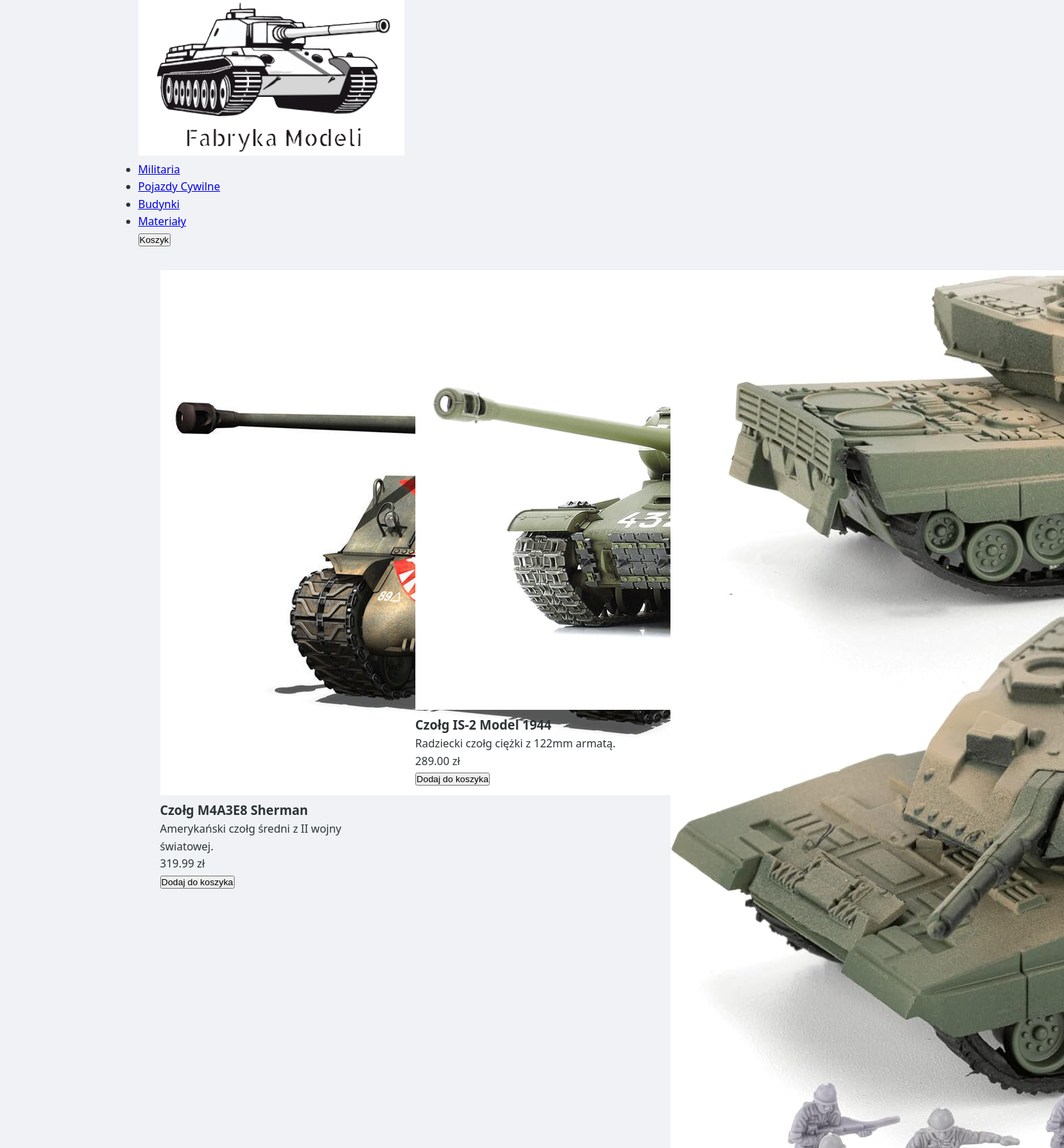
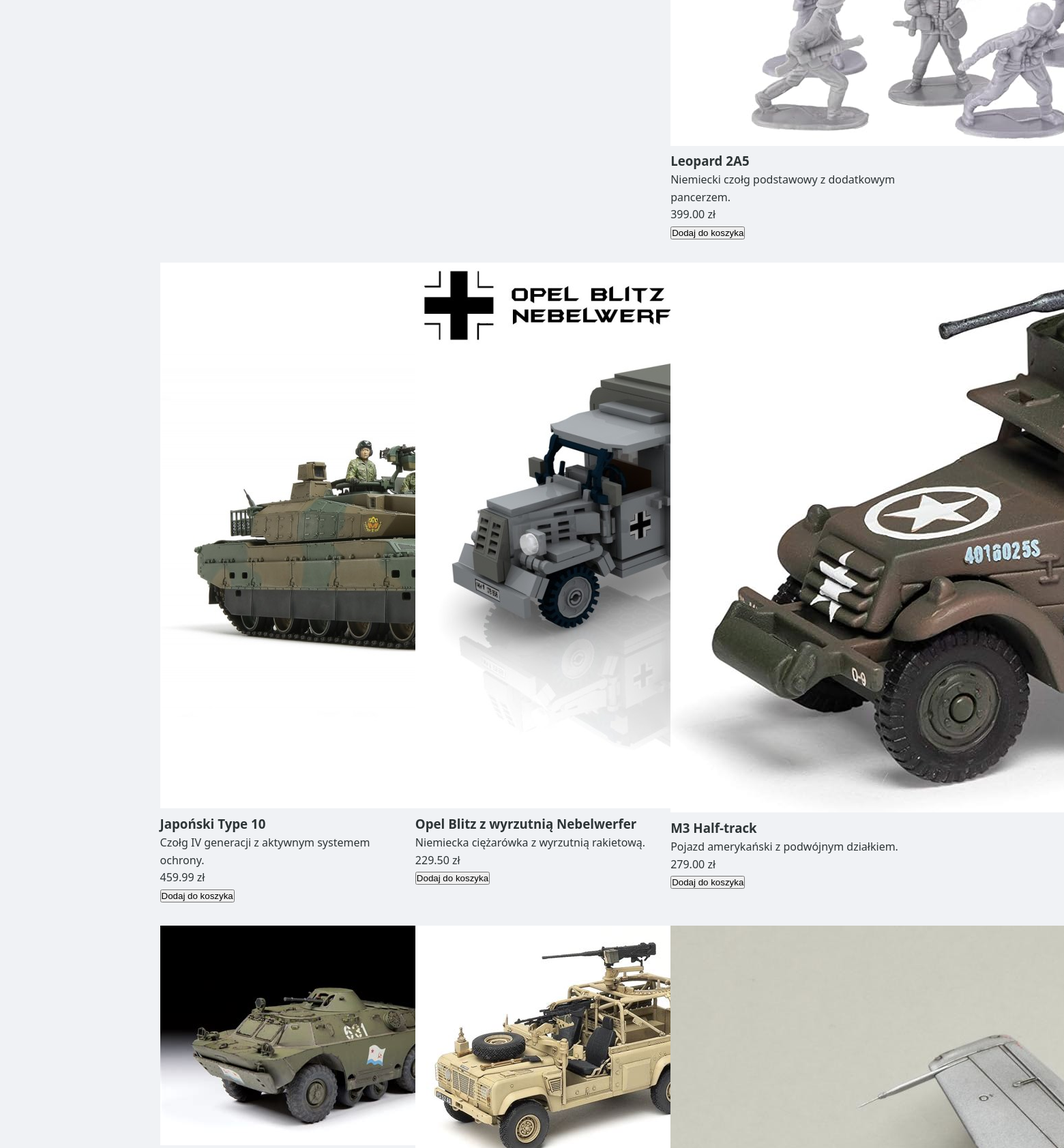
The page /category_military.php (upper part) on the database its author committed (2 pictures, top to bottom).
### tables this page shows
CREATE TABLE `military` (
  `military_id` int(11) NOT NULL,
  `name` varchar(60) NOT NULL,
  `description` text NOT NULL,
  `type` enum('tanks','vehicles','aircrafts','ships') NOT NULL,
  `nation` varchar(50) NOT NULL,
  `scale` varchar(10) NOT NULL,
  `producent` varchar(50) NOT NULL,
  `quantity` int(11) NOT NULL,
  `price` decimal(10,2) NOT NULL
);

### PHP_scripts/military_content_script.php (called while the page is built, shortened)
<?php
include_once 'connect_script.php';
include_once 'functions_script.php';
$sql = "SELECT
            military_id as id,
            name,
            description,
            price,
            'military' as table_name
        FROM
            military";
$result = $connection->query($sql);
display_product_tiles($result);
?>

### PHP_scripts/functions_script.php (the view, shortened to what this page needs)
<?php
function sanitize_output($data) {
    return htmlspecialchars($data, ENT_QUOTES, 'UTF-8');
}
function display_product_tiles($result) {
    echo '<div class="product-grid">';
    if ($result && $result->num_rows > 0) {
        while($row = $result->fetch_assoc()) {
            $img_path = "Assets/products/" . $row['table_name'] . "/" . $row['id'] . ".jpg";
            echo '<div class="product-tile">';
            echo '<div class="product-image">';
            echo '<img src="' . $img_path . '" alt="' . sanitize_output($row['name']) . '" onerror="this.src=\'Assets/products/no-image.jpg\'">';
            echo '</div>';
            echo '<div class="product-details">';
            echo '<h3 class="product-title">' . sanitize_output($row['name']) . '</h3>';
            $short_desc = substr($row['description'], 0, 100) ;
            echo '<p class="product-description">' . sanitize_output($short_desc) . '</p>';
            echo '<p class="product-price">' . number_format($row['price'], 2) . ' zł</p>';
            echo '<form class="add-to-cart-form" method="post" action="cart.php">';
            echo '<button type="submit" class="add-to-cart-button">Dodaj do koszyka</button>';
            echo '</form>';
            echo '</div>';
            echo '</div>';
        }
    } else {
        echo '<p class="no-products">Brak produktów w tej kategorii.</p>';
    }
    echo '</div>';
}
?>

### style.css (style rules this page uses)
*, *::before, *::after { margin: 0; padding: 0; box-sizing: border-box; }
:root { --color-primary: #6c5ce7; --color-primary-dark: #5b4cc4; --color-text: #2d3436; --color-text-light: #636e72; --color-background: #f0f2f5; --color-white: #ffffff; --color-border: #dfe6e9; --spacing-xs: 0.5rem; --spacing-sm: 1rem; --spacing-md: 1.5rem; --spacing-lg: 2rem; --spacing-xl: 3rem; --font-family: 'Segoe UI', Arial, sans-serif; --font-size-sm: 0.875rem; --font-size-base: 1rem; --font-size-lg: 1.25rem; --font-size-xl: 1.5rem; --font-size-2xl: 2rem; --border-radius-sm: 4px; --border-radius-md: 8px; --border-radius-lg: 12px; --border-radius-full: 50%; --shadow-sm: 0 2px 4px rgba(0, 0, 0, 0.1); --shadow-md: 0 4px 8px rgba(0, 0, 0, 0.1); --shadow-lg: 0 8px 16px rgba(0, 0, 0, 0.1); --transition-base: 0.3s ease; --transition-smooth: 0.3s cubic-bezier(0.4, 0, 0.2, 1); --container-max-width: 1800px; --container-padding: 2rem; }
body { font-family: var(--font-family); background-color: var(--color-background); color: var(--color-text); line-height: 1.6; min-height: 100vh; }
.product-grid { display: grid; grid-template-columns: repeat(auto-fill, minmax(250px, 1fr)); gap: var(--spacing-lg); padding: var(--spacing-lg); }

### rows shown on the page
military: name "Czołg M4A3E8 Sherman", description "Amerykański czołg średni z II wojny światowej.", price "319.99"
military: name "Czołg IS-2 Model 1944", description "Radziecki czołg ciężki z 122mm armatą.", price "289.00"
military: shows a picture, name "Leopard 2A5", description "Niemiecki czołg podstawowy z dodatkowym pancerzem.", price "399.00"
military: name "Japoński Type 10", description "Czołg IV generacji z aktywnym systemem ochrony.", price "459.99"
military: name "Opel Blitz z wyrzutnią Nebelwerfer", description "Niemiecka ciężarówka z wyrzutnią rakietową.", price "229.50"
military: shows a picture, name "M3 Half-track", description "Pojazd amerykański z podwójnym działkiem.", price "279.00"
military: shows a picture
military: shows a picture
military: shows a picture
